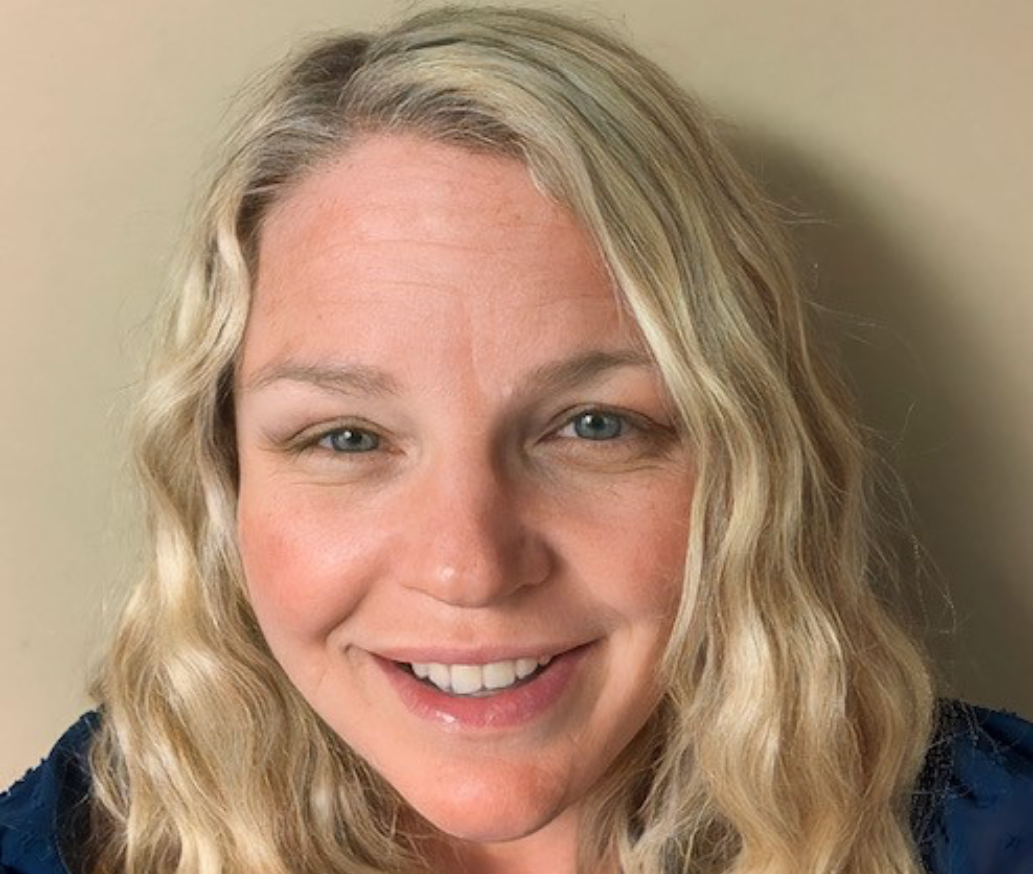
#> input picture profile_photos/photo_KE-fotor-20231027133416.jpg, 1033 x 874 px
$ python -i image_utils.py   (imports and definitions only)
#> lines starting #> are read from the running program, lines starting #| are printed output that depends on the picture
import os
import math
import hashlib
from datetime import datetime, timezone
from pathlib import Path
from PIL import Image, ImageFilter, ImageOps
from django.core.files.base import ContentFile
from typing import Dict, Any, Tuple

# Variant configuration: (label, max_width, max_height, crop_square?)
VARIANTS = [
    ("thumb", 160, 160, True),
    ("medium", 600, 900, False),  # allow portrait aspect
    ("large", 1200, 1600, False),
    ("xlarge", 1600, 2000, False),  # retina / high-density displays
]

PIPELINE_VERSION = 2  # bumped for xlarge variant introduction

MAX_ORIGINAL_SIDE = 1600
MIN_ACCEPT_WIDTH = 240
MIN_ACCEPT_HEIGHT = 240
WARN_MIN_SIDE = 500
MAX_ASPECT_RATIO = 3.0  # width/height or height/width <= 3
MAX_FILE_BYTES = 8 * 1024 * 1024


class ImageQualityFlags:
    LOW_RES = "low_res"
    BLURRY = "blurry"
    REJECTED = "rejected"


def _laplacian_variance(img: Image.Image) -> float:
    # Simple blur detection: convert to gray, apply Laplacian via edge enhancement approximation
    gray = img.convert("L")
    # Use built-in filter as proxy; for full Laplacian we'd need numpy/scipy. Keep lightweight.
    edge = gray.filter(ImageFilter.FIND_EDGES)
    # Variance of pixel intensities in edge image correlates with sharpness
    hist = edge.histogram()
    # compute mean
    total_pixels = sum(hist)
    if not total_pixels:
        return 0.0
    values = []
    acc = 0
    for i, c in enumerate(hist):
        if c:
            values.extend([i] * c)
    # To avoid memory blow-up, approximate using bins
    # We'll compute mean and variance directly from histogram
    mean = sum(i * c for i, c in enumerate(hist)) / total_pixels
    var = sum(((i - mean) ** 2) * c for i, c in enumerate(hist)) / total_pixels
    return var


def _ensure_orientation(img: Image.Image) -> Image.Image:
    try:
        img = ImageOps.exif_transpose(img)
    except Exception:
        pass
    return img


def _resize_preserve(img: Image.Image, max_w: int, max_h: int) -> Image.Image:
    img_c = img.copy()
    img_c.thumbnail((max_w, max_h), Image.Resampling.LANCZOS)
    return img_c


def _square_crop(img: Image.Image, size: int) -> Image.Image:
    w, h = img.size
    if w == h:
        return img.resize((size, size), Image.Resampling.LANCZOS)
    # crop center square
    side = min(w, h)
    left = (w - side) // 2
    top = (h - side) // 2
    box = (left, top, left + side, top + side)
    cropped = img.crop(box)
    return cropped.resize((size, size), Image.Resampling.LANCZOS)


def _hash_bytes(data: bytes) -> str:
    h = hashlib.sha256()
    h.update(data)
    return h.hexdigest()


def process_profile_photo(path: str) -> Dict[str, Any]:
    """Process original profile photo in-place and generate variant files.
    Returns metadata dict with variant relative paths and quality flags.
    """
    meta: Dict[str, Any] = {"variants": {}, "flags": [], "original": {}, "pipeline_version": PIPELINE_VERSION}
    p = Path(path)
    if not p.exists():
        return {"error": "file-missing"}
    if p.stat().st_size > MAX_FILE_BYTES:
        return {"error": "file-too-large"}

    try:
        with open(p, 'rb') as f:
            raw_bytes = f.read()
        img = Image.open(Path(path))
#> img is the input picture: PIL image 1033x874 RGB; mean R, G, B 165.6, 135.9, 111.3
    except Exception as e:
        return {"error": f"unreadable: {e}"}

    img = _ensure_orientation(img)
    img = img.convert("RGB")
    w, h = img.size
#> w = 1033; h = 874
    meta["original"]["width"] = w
    meta["original"]["height"] = h
    try:
        meta["original"]["sha256"] = _hash_bytes(raw_bytes)
    except Exception:
        pass

    # Validation
    if w < MIN_ACCEPT_WIDTH or h < MIN_ACCEPT_HEIGHT:
        meta["flags"].append(ImageQualityFlags.REJECTED)
        meta["reason"] = "too_small"
        return meta
    if min(w, h) < WARN_MIN_SIDE:
        meta["flags"].append(ImageQualityFlags.LOW_RES)

    aspect = max(w / h, h / w)
#> aspect = 1.18
    if aspect > MAX_ASPECT_RATIO:
        meta["flags"].append(ImageQualityFlags.REJECTED)
        meta["reason"] = "extreme_aspect"
        return meta

    # Downscale original if huge
    if max(w, h) > MAX_ORIGINAL_SIDE:
        scale = MAX_ORIGINAL_SIDE / float(max(w, h))
        new_w = int(w * scale)
        new_h = int(h * scale)
        img = img.resize((new_w, new_h), Image.Resampling.LANCZOS)
        w, h = img.size

    # Blur detection
    try:
        sharpness_var = _laplacian_variance(img)
#> in _laplacian_variance, `gray = img.convert("L")`:
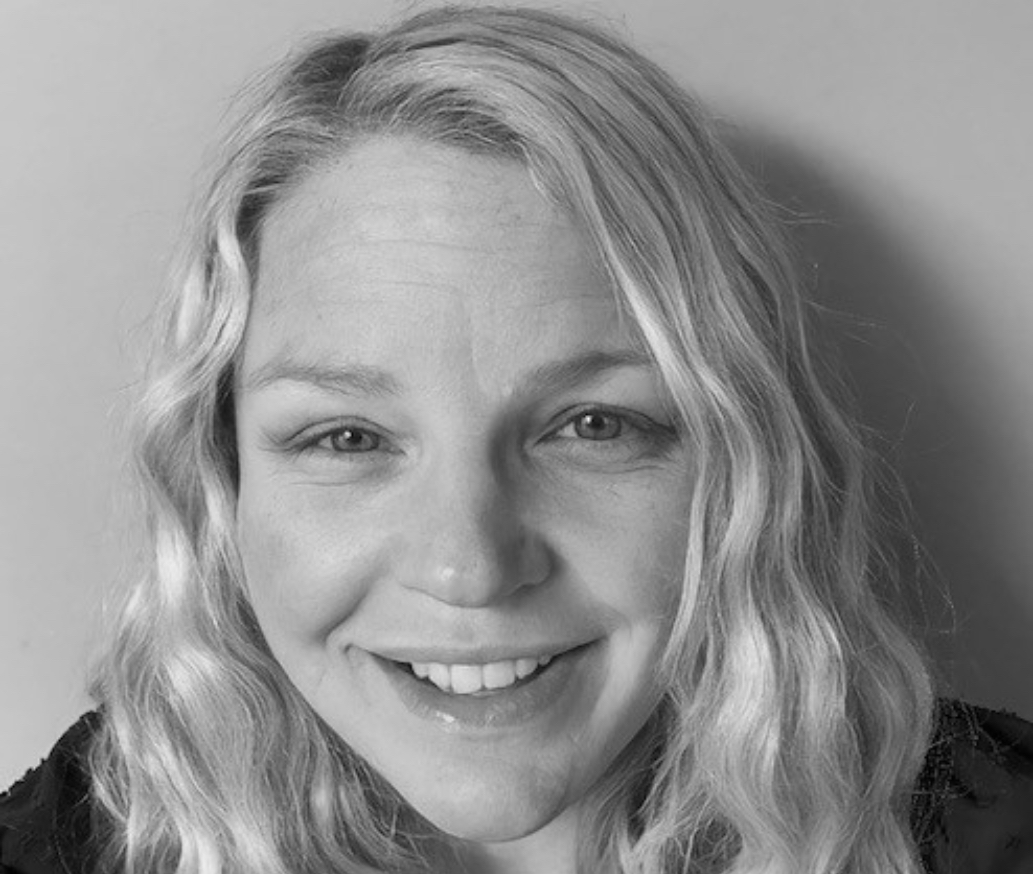
#> gray: PIL image 1033x874 L; min 0, max 244, mean 142
#> in _laplacian_variance, `edge = gray.filter(ImageFilter.FIND_EDGES)`:
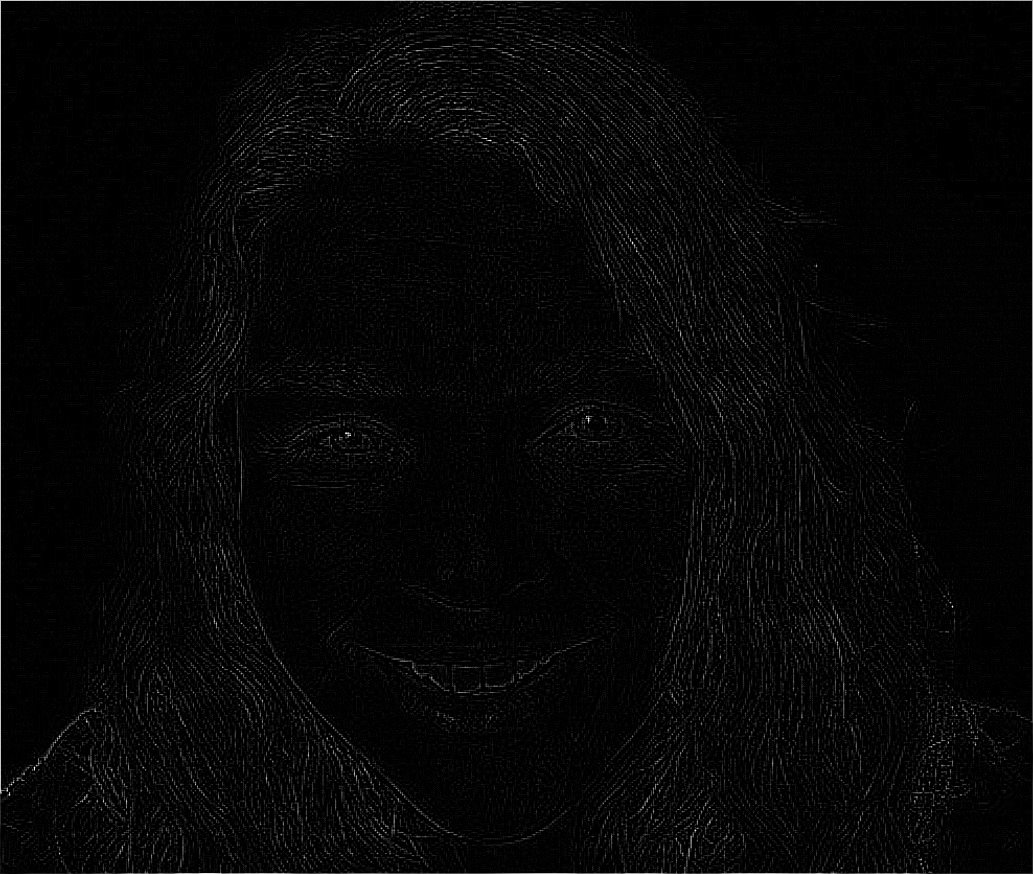
#> edge: PIL image 1033x874 L; min 0, max 255, mean 6.4
#> in _laplacian_variance, `hist = edge.histogram()`: hist = 256 values, max 491536 at index 0, min 0 at index 205, mean 3526.7
#> in _laplacian_variance, `total_pixels = sum(hist)`: total_pixels = 902842
#> the loop in _laplacian_variance, `for i, c in enumerate(hist):` made 256 passes
#> c on passes 1 to 3: 491536, 44089, 38086
#> after the loop in _laplacian_variance, `for i, c in enumerate(hist):`: values = 902842 items
#> in _laplacian_variance, `mean = sum(i * c for i, c in enumerate(hist)) / total_pixels`: mean = 6.41
#> in _laplacian_variance, `var = sum(((i - mean) ** 2) * c for i, c in enumerate(hist)) / total_p..`: var = 256.7
#> sharpness_var = 256.7
        meta["original"]["sharpness_var"] = round(sharpness_var, 2)
        if sharpness_var < 60:  # heuristic threshold
            meta["flags"].append(ImageQualityFlags.BLURRY)
    except Exception:
        pass

    # Mild sharpening for all variants
    def sharpen(im: Image.Image, is_thumb=False) -> Image.Image:
        # Use UnsharpMask for control
        return im.filter(ImageFilter.UnsharpMask(radius=1.2, percent=(130 if is_thumb else 110), threshold=3))

    base_stem = p.stem  # e.g. 'abc123'
    base_dir = p.parent

    # Save normalized original (overwrite) as JPEG if not already
    normalized_path = base_dir / f"{base_stem}.jpg"
    img.save(normalized_path, "JPEG", quality=85, optimize=True, progressive=True)
    if normalized_path != p:
        try:
            p.unlink()
        except Exception:
            pass

    meta["normalized"] = normalized_path.name
    meta["processed_at"] = datetime.now(timezone.utc).isoformat()

    # Variants
    for label, max_w, max_h, square in VARIANTS:
        if square:
            variant_img = _square_crop(img, max_w)
        else:
            variant_img = _resize_preserve(img, max_w, max_h)
        variant_img = sharpen(variant_img, is_thumb=(label == "thumb"))
        jpg_name = f"{base_stem}__{label}.jpg"
        webp_name = f"{base_stem}__{label}.webp"
        jpg_path = base_dir / jpg_name
        webp_path = base_dir / webp_name
        variant_img.save(jpg_path, "JPEG", quality=82, optimize=True, progressive=True)
        try:
            variant_img.save(webp_path, "WEBP", quality=80, method=6)
            webp_saved = True
        except Exception:
            webp_saved = False
        meta["variants"][label] = {
            "jpg": jpg_name,
            "webp": webp_name if webp_saved else None,
            "width": variant_img.width,
            "height": variant_img.height,
        }
#> this loop made 4 passes
#> pass 1, in _square_crop, `cropped = img.crop(box)`:
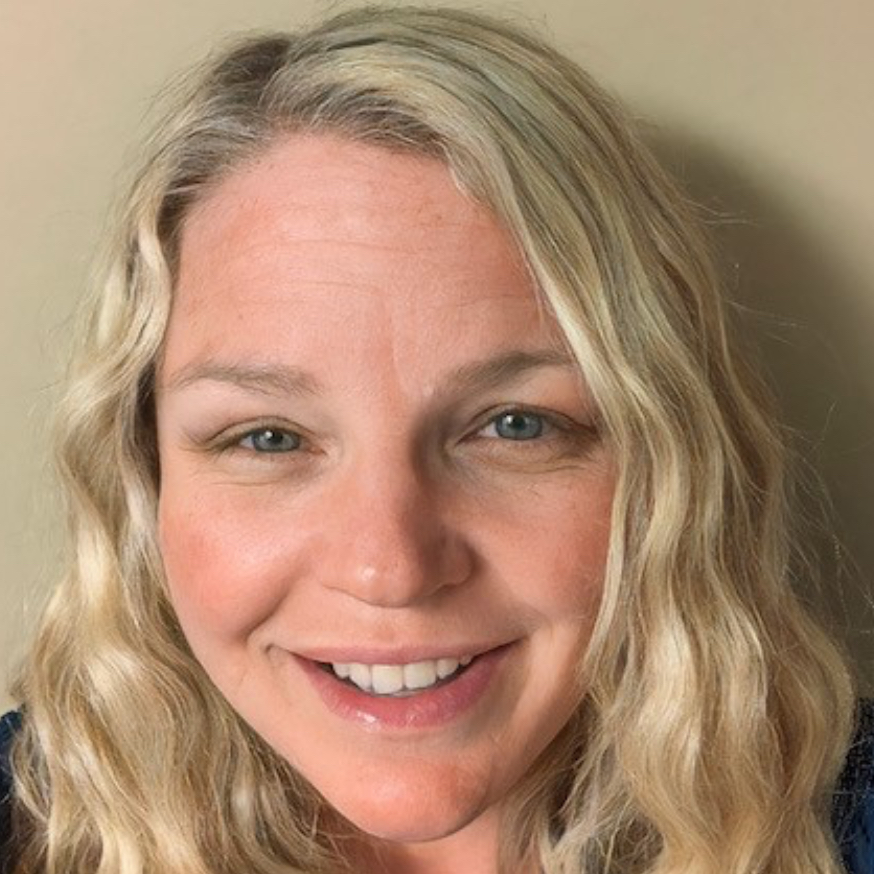
#> cropped: PIL image 874x874 RGB; mean R, G, B 168.4, 135.5, 109.9
#> pass 1, in process_profile_photo, `variant_img = sharpen(variant_img, is_thumb=(label == "thumb"))`:
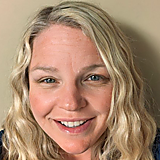
#> variant_img: PIL image 160x160 RGB; mean R, G, B 168.2, 135.4, 109.8
#> after the loop, meta = 6 items

    return meta

# [135 lines left out: functions process_profile_photo_storage, process_generic_image, not called in this run]

__all__ = [
    "process_profile_photo",
    "process_profile_photo_storage",
    "process_generic_image",
    "ImageQualityFlags",
    "PIPELINE_VERSION",
]

>>> result = process_profile_photo('../profile_photos/photo_KE-fotor-20231027133416.jpg')
#> result = 6 items
